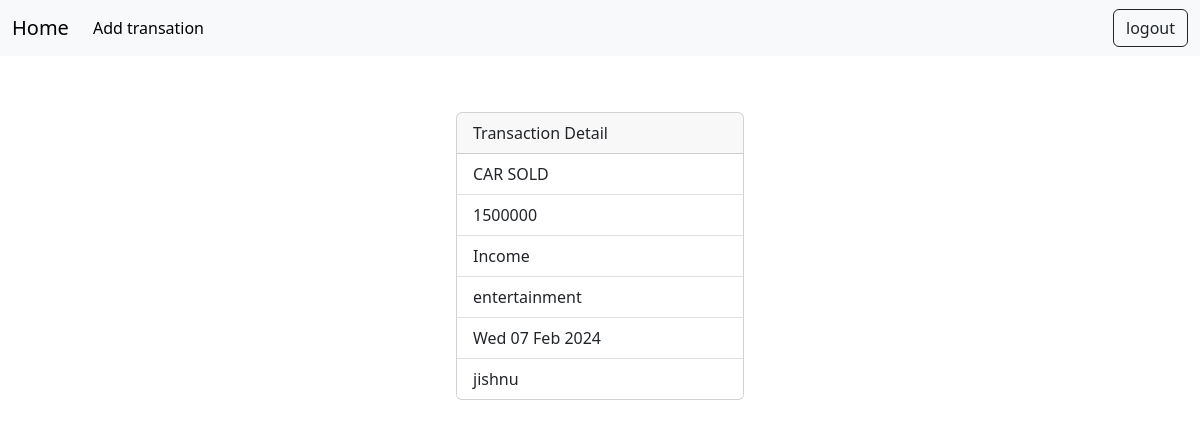
Page /transaction/6/ (signed in) on the committed database.
### budget/models.py (models this page shows, shortened)
class Transaction(models.Model):
    title=models.CharField(max_length=200)
    amount=models.PositiveIntegerField()
    options=(
        ("expense","expense"),
        ("income","income")
    )
    type=models.CharField(max_length=200,choices=options,default="expense")
    cat_options=(
        ("fuel","fuel"),
        ("food","food"),
        ("entertainment","entertainment"),
        ("emi","emi"),
        ("bills","bills"),
        ("miscellaneous","miscellaneous")
    )
    category=models.CharField(max_length=200,choices=cat_options,default="miscellaneous")
    created_date=models.DateTimeField(auto_now_add=True,blank=True)
    user=models.CharField(max_length=200)
    user_object=models.ForeignKey(User,on_delete=models.CASCADE)

### budget/views.py (the view)
# urls.py: path("transaction/<int:pk>/",views.TransactionDetailView.as_view(),name="transaction-detail"),
@method_decorator(decs,name="dispatch")
class TransactionDetailView(View):
    def get(self,request,*args,**kwargs):
        id=kwargs.get("pk")
        qs=Transaction.objects.get(id=id)
        return render(request,"transaction_detail.html",{"data":qs})

### budget/views.py (called while the page is built)
def signin_required(fn):
    def wrapper(request,*args,**kwargs):
        if not request.user.is_authenticated:
            messages.error(request,"invalid section")
            return redirect("signin")
        else:
            return fn(request,*args,**kwargs)
    return wrapper

### budget/templates/transaction_detail.html (shortened to what this page needs)
{%extends 'base.html'%}
{%block main_block%}
<div class="container d-flex justify-content-center align-items-center" style="height: 400px;">
  <div class="card" style="width: 18rem;">
      <div class="card-header">
        Transaction Detail
      </div>
      <ul class="list-group list-group-flush">
        <li class="list-group-item">{{data.title|upper}}</li>
        <li class="list-group-item">{{data.amount}}</li>
        <li class="list-group-item">{{data.type|capfirst}} </li>
        <li class="list-group-item">{{data.category}} </li>
        <li class="list-group-item">{{data.created_date|date:"D d M Y"}} </li>
        <li class="list-group-item">{{data.user}} </li>
      </ul>
    </div>
</div>
{%endblock%}

### rows in the picture
Transaction: title "CAR SOLD", amount "1500000", type "Income", category "entertainment", created_date "Wed 07 Feb 2024", user "jishnu"
